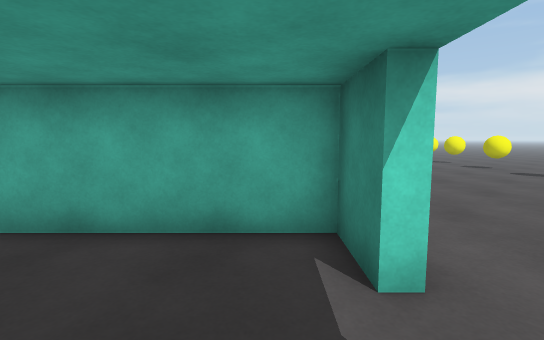
view 1 (above)

24 first-person views from a walk through a scene from a Unity 3-D project. The camera is 1.3 m above the floor, tilts 6° down and sees 85° across. The floor is counted in squares, 1 m on a side. Each view is taken from the middle of a square. On the plan, view 1 faces up. The plan holds only what a view shows up to about 14 squares ahead; the rest is blank. The place goes on beyond the plan.

view 2
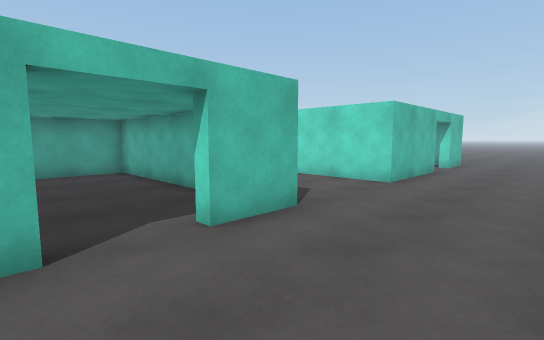

view 3
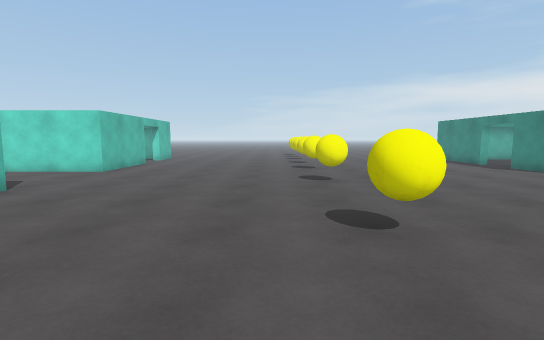

view 4
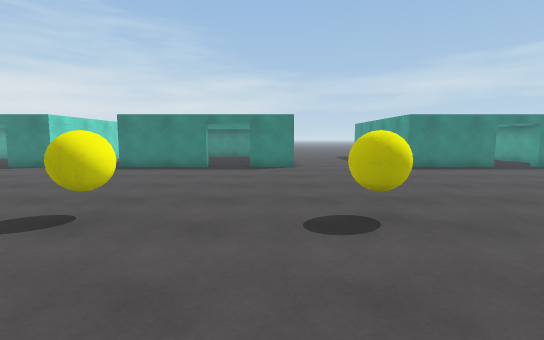

view 5
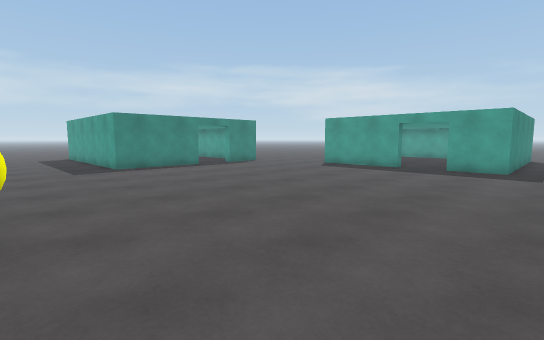

view 6
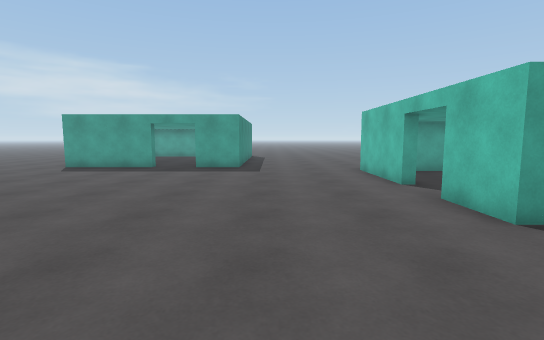

view 7
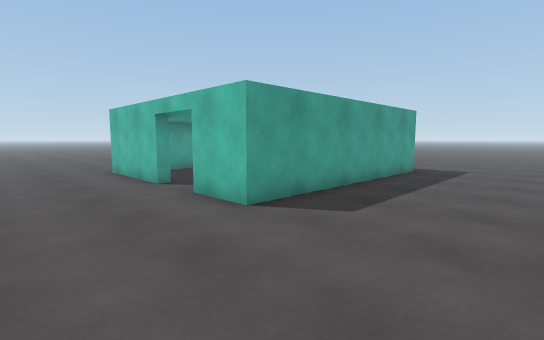

view 8
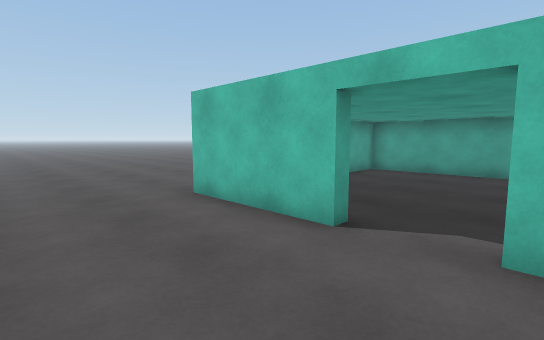

view 9
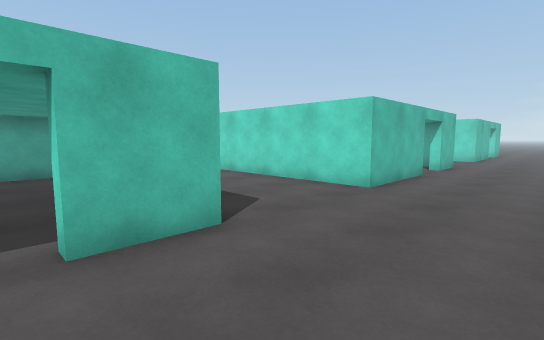

view 10
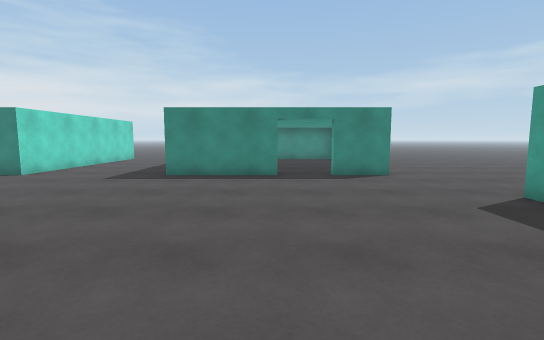

view 11
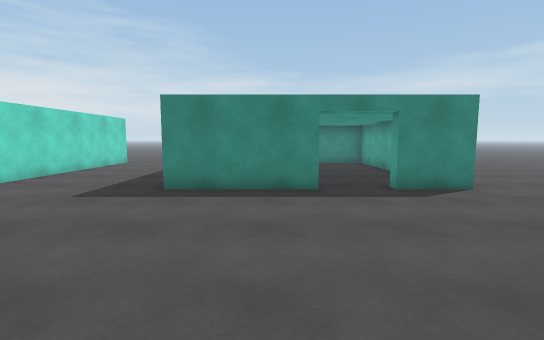

view 12
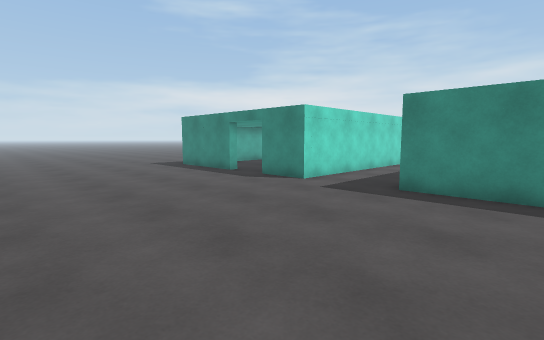

view 13
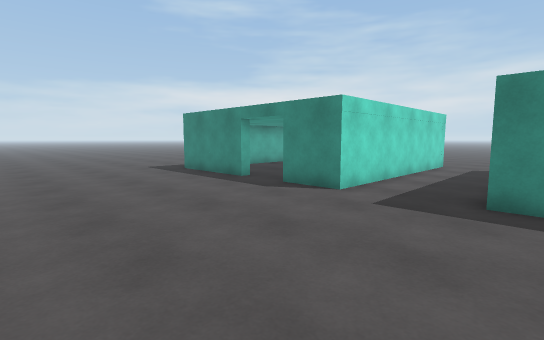

view 14
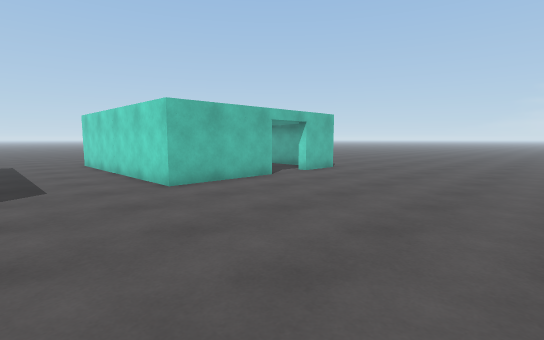

view 15
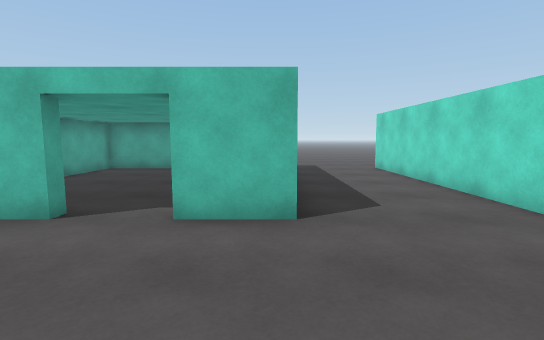

view 16
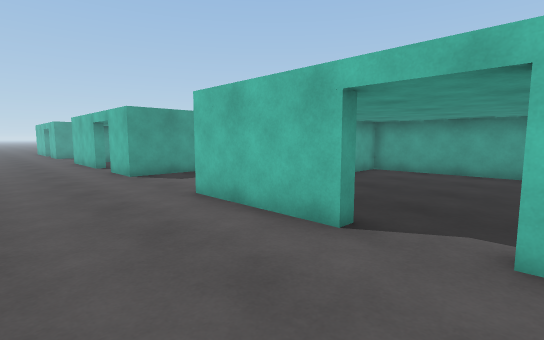

view 17
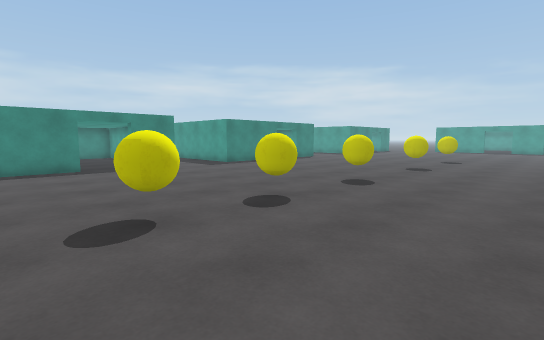

view 18
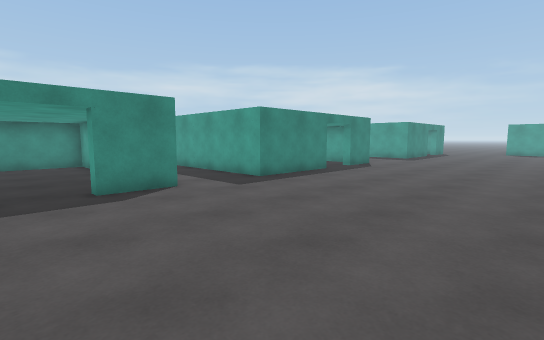

view 19
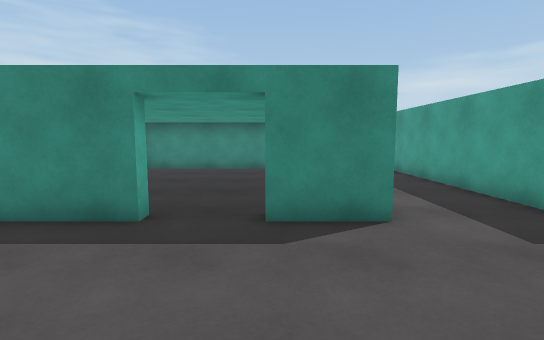

view 20
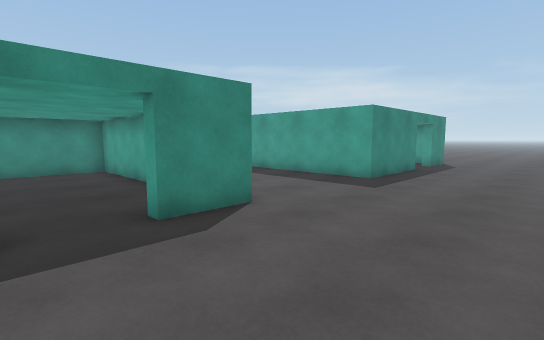

view 21
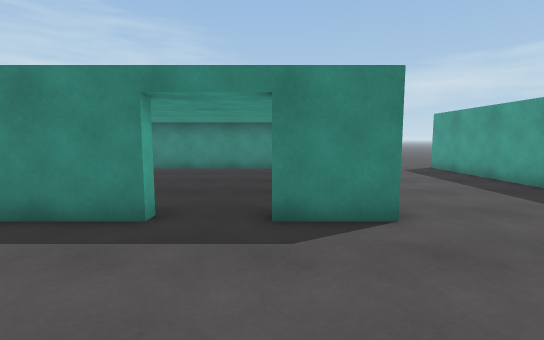

view 22
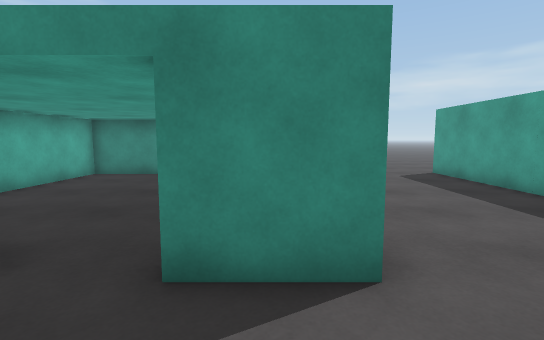

view 23
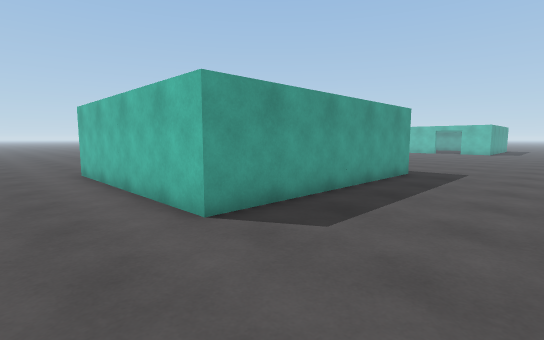

view 24
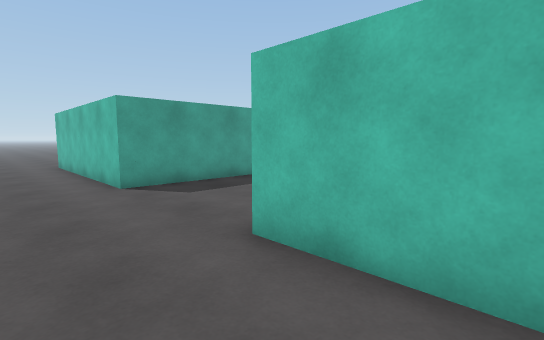

### Floor plan
Points are (right, up) in squares from view 1. A wall is a line through its corners. A room is listed if a view was taken in it or the views show most of it. See-through windows are left out.
Room 1 (view 1)
walls: (0.9, 2.4) (0.9, 4) (-7.1, 4) (-7.1, 1.2); (-7.1, -0.4) (-7.1, -3.2) (-4.1, -3.2)
ways out: opening at (1, 1.5) to room 2
Room 2 (views 2, 3, 4, 5, 6, 7, 8, 9, 10, 11, 12, 13, 14, 15, 16, 17, 18, 19, 20, 21, 22, 23, 24)
walls: (0.9, 0.4) (1.3, 0.4) (1.3, -3.6) (-5.6, -3.6); (19, 1) (18.6, 1) (18.6, 5) (26.1, 5); (18.6, -12.2) (18.6, -8.2) (27.4, -8.2) (27.4, -16.2); (0.9, -12.4) (1.3, -12.4) (1.3, -16.5); (-1.2, 4.4) (1.3, 4.4) (1.3, 2.4) (0.9, 2.4); (10.5, -18) (10.5, -17.6) (14.5, -17.6); (25.1, -3) (18.6, -3) (18.6, -1) (19, -1); (18.6, -16.2) (18.6, -14.2) (19, -14.2); (18.6, 12.1) (18.6, 15.5); (27.4, 0) (27.4, -3); (0.9, 12.7) (1.3, 12.7) (1.3, 8.7) (-7.5, 8.7); (-7.6, -8.4) (1.3, -8.4) (1.3, -10.4) (0.9, -10.4); (6.5, -21.5) (6.5, -17.6) (8.5, -17.6); (1.3, 15.5) (1.3, 14.7) (0.9, 14.7); (27.5, 8.1) (18.6, 8.1) (18.6, 10.1); (-7.1, 14.1) (-7.1, 9.1) (-5.5, 9.1)
ways out: opening at (1, 1.5) to room 1; opening at (19, -0.5) to room 3; opening at (1, -11.5) to room 4; opening at (9.5, -18); opening at (19, -13.5); opening at (19, 11.5)
objects: yellow ball (10, -4); yellow ball (10, 1); yellow ball (10, 6); yellow ball (10, 10); yellow ball (10, 13)
Room 3 (no view inside)
walls: (22.9, -2.6) (27, -2.6) (27, 4.6) (23.1, 4.6)
ways out: opening at (19, -0.5) to room 2
Room 4 (no view inside)
walls: (-2, -16) (-0.8, -16); (-7.1, -11.2) (-7.1, -16) (-5.2, -16); (-7.1, -9.1) (-7.1, -10.5)
ways out: opening at (1, -11.5) to room 2

Positions as (right, up) in squares from view 1, and headings:
1: (0, 0), facing up
2: (5, 0), facing up-left
3: (8, -3), facing up
4: (5, -2), facing right
5: (5, -4), facing down-right
6: (5, -4), facing down
7: (5, -4), facing down-left
8: (5, -10), facing down-left
9: (5, -11), facing up-left
10: (8, -12), facing right
11: (11, -11), facing right
12: (11, 2), facing up-right
13: (12, 4), facing up-right
14: (9, 5), facing up-left
15: (6, 4), facing left
16: (5, 15), facing down-left
17: (5, 15), facing down-right
18: (11, 12), facing down-right
19: (14, 10), facing right
20: (14, 1), facing down-right
21: (14, -1), facing right
22: (16, -2), facing right
23: (30, -4), facing down-left
24: (30, 0), facing down-left
